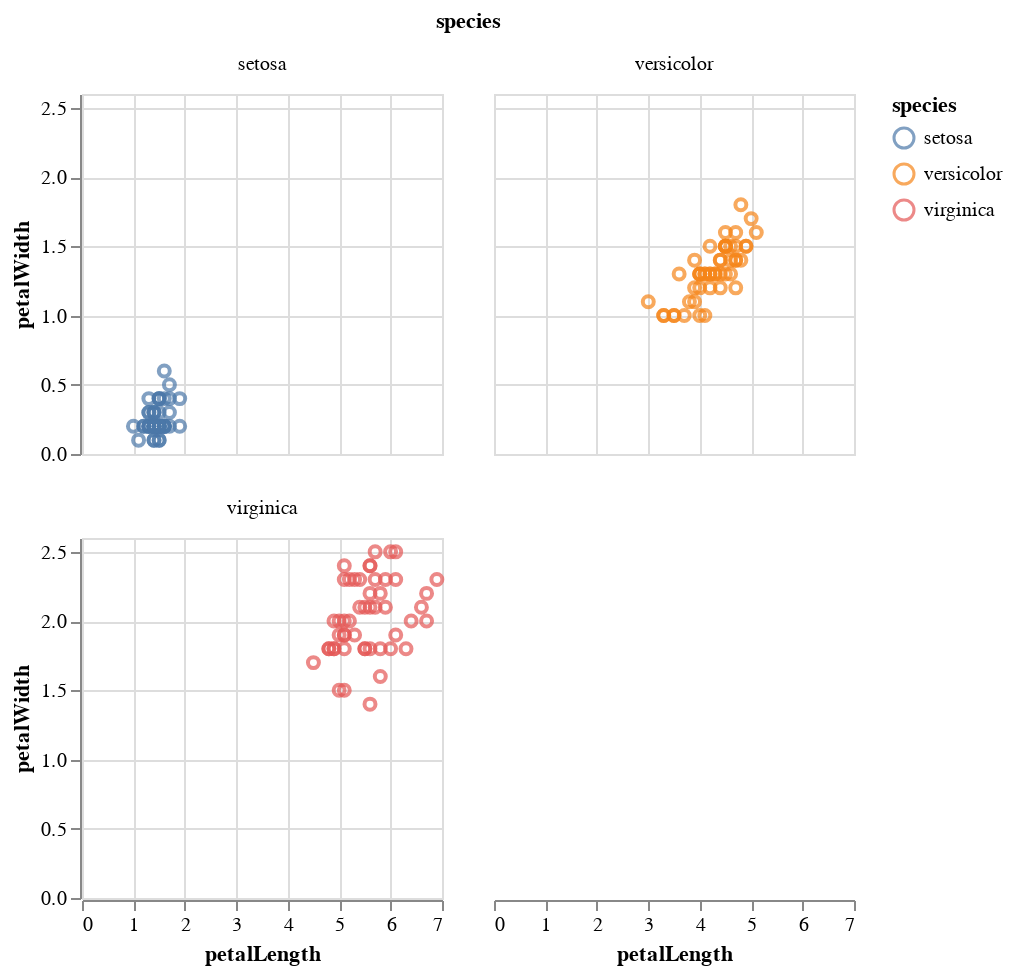

The cell this chart's notebook holds for it:
### Code cell
# OKAY I didn't make the data "Fully tidy"  if I did I could use the facet option instead of for loops
# ====================================================================================================

from vega_datasets import data
iris = data.iris()

alt.Chart(iris).mark_point().encode(
    x='petalLength:Q',
    y='petalWidth:Q',
    color='species:N'
).properties(
    width=180,
    height=180
).facet(
    facet='species:N',
    columns=2
)

### Figure 1 — Vega-Lite specification as saved in the notebook (floating-point values rounded to 4 significant figures; data arrays with more than 128 entries replaced by an {"elided": "..."} marker saying what was removed)
{"config": {"view": {"continuousWidth": 400, "continuousHeight": 300}}, "data": {"name": "data-a264acbd6e539a8b3afc0cb5f240fb57"}, "facet": {"type": "nominal", "field": "species"}, "spec": {"mark": "point", "encoding": {"color": {"type": "nominal", "field": "species"}, "x": {"type": "quantitative", "field": "petalLength"}, "y": {"type": "quantitative", "field": "petalWidth"}}, "height": 180, "width": 180}, "columns": 2, "$schema": "https://vega.github.io/schema/vega-lite/v4.8.1.json", "datasets": {"data-a264acbd6e539a8b3afc0cb5f240fb57": {"elided": "150 records"}}}
